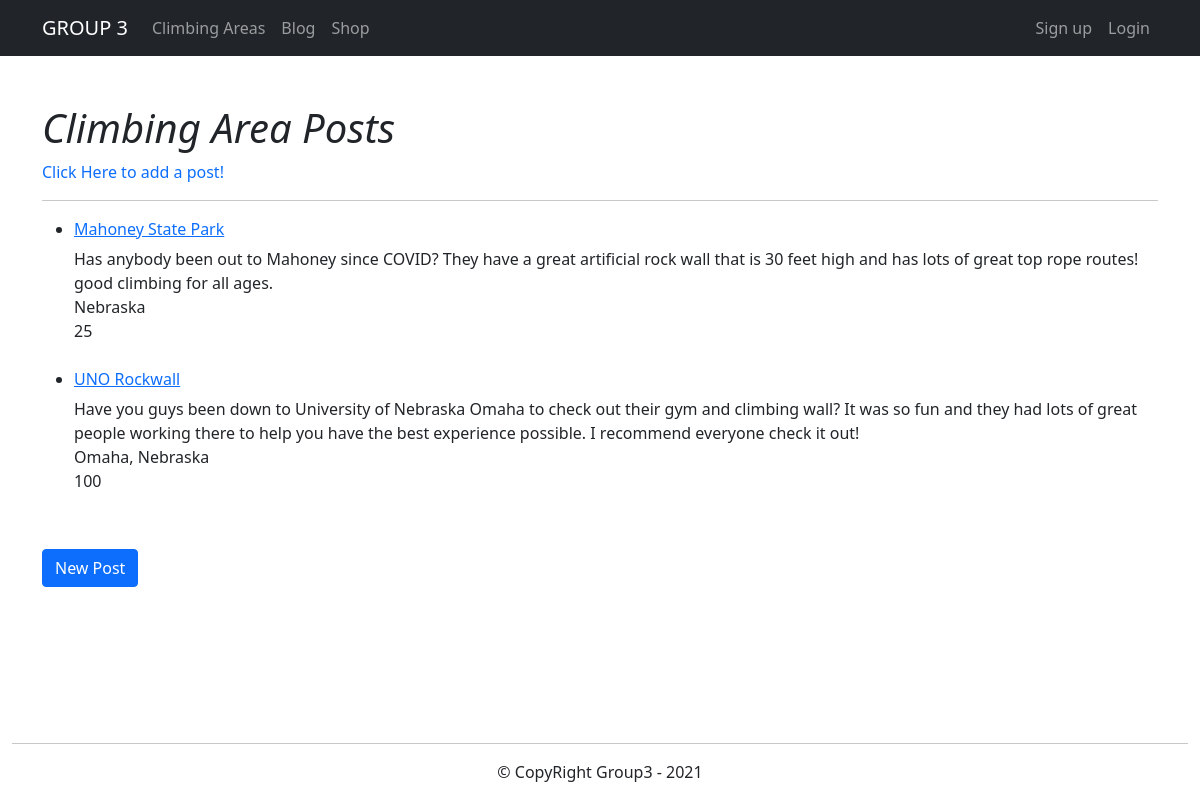
Before: /climbing_areas/ with the older database file.
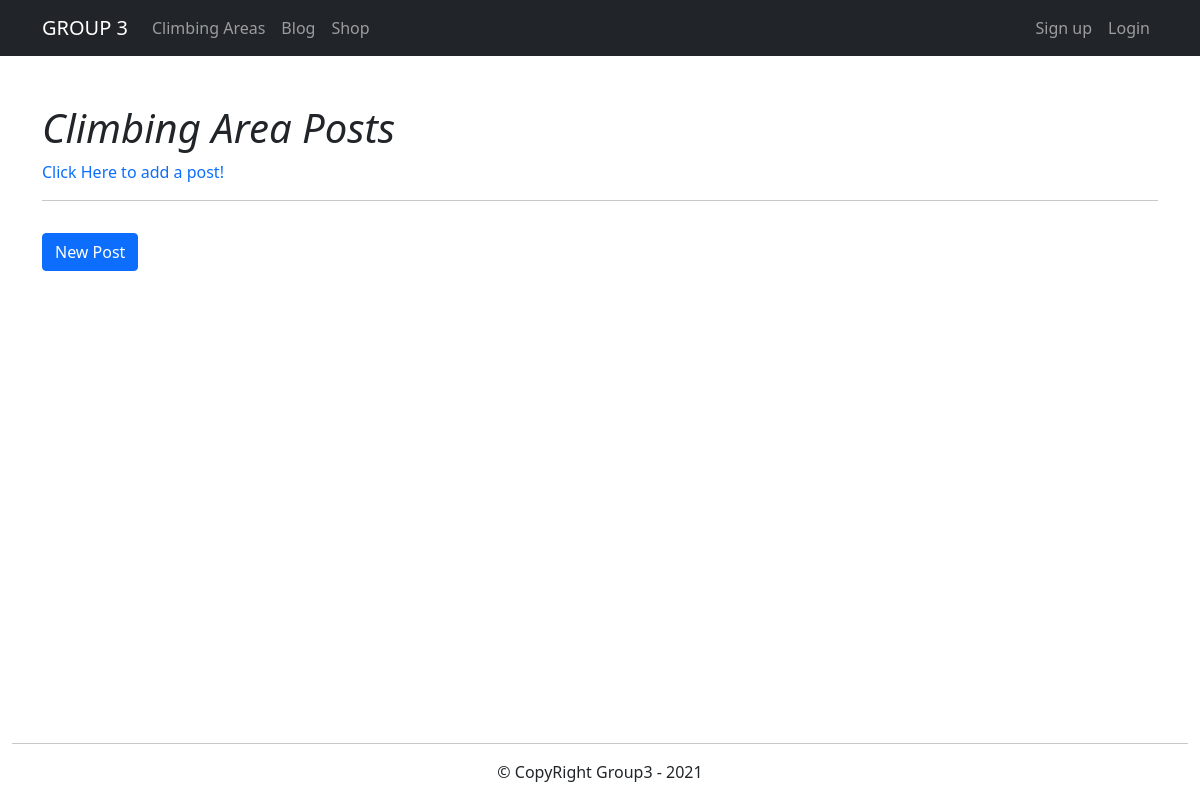
After: the same page with the newer database file.
### blog/models.py (models this page shows, shortened)
class ClimbingAreas(models.Model):
    title = models.CharField(max_length=50)
    location = models.CharField(max_length=100)
    number_of_routes = models.IntegerField()
    content = models.TextField(max_length=2000)

### blog/views.py (the view)
# urls.py: path('climbing_areas/', views.climbing_areas, name='climbing_areas'),
def climbing_areas(request):
    post = ClimbingAreas.objects.all()
    return render(request, 'blog/climbing_areas.html', {'post': post})

### blog/templates/blog/climbing_areas.html (shortened to what this page needs)
{% extends 'base.html' %}
{% block content %}
    <div class="colSM pt-lg-5 mr-auto">
        <h1 class="fw-light"><em>Climbing Area Posts</em></h1>
        <a href="{% url 'add_climbing_area_post' %}"
        style="text-decoration:none">
            Click Here to add a post!
        </a>
        <hr>
        <ul>
            {% for posts in post %}
                <li>
                    <h6>
                        <a href="{% url 'detail' posts.id %}">
                            {{ posts.title }}
                        </a>
                    </h6>
                    {{ posts.content }}<br>
                    {{ posts.location }}<br>
                    {{ posts.number_of_routes }}<br>
                </li>
                <br>
            {% endfor %}
        </ul>
    </div>
    <div class="row pt-lg-3">
        <p>
            <a href="{% url 'add_climbing_area_post' %}"
               class="btn btn-primary">
                New Post
            </a>
        </p>
    </div>
{% endblock %}

Changed rows visible on the page:
removed ClimbingAreas: title "Mahoney State Park", content "Has anybody been out to Mahoney since COVID? They have a great artificial rock wall that is 30 feet high and has lots of great top rope routes! good climbing for all ages.", location "Nebraska", number_of_routes "25"
removed ClimbingAreas: title "UNO Rockwall", content "Have you guys been down to University of Nebraska Omaha to check out their gym and climbing wall? It was so fun and they had lots of great people working there to help you have the best experience possible. I recommend everyone check it out!", location "Omaha, Nebraska", number_of_routes "100"
